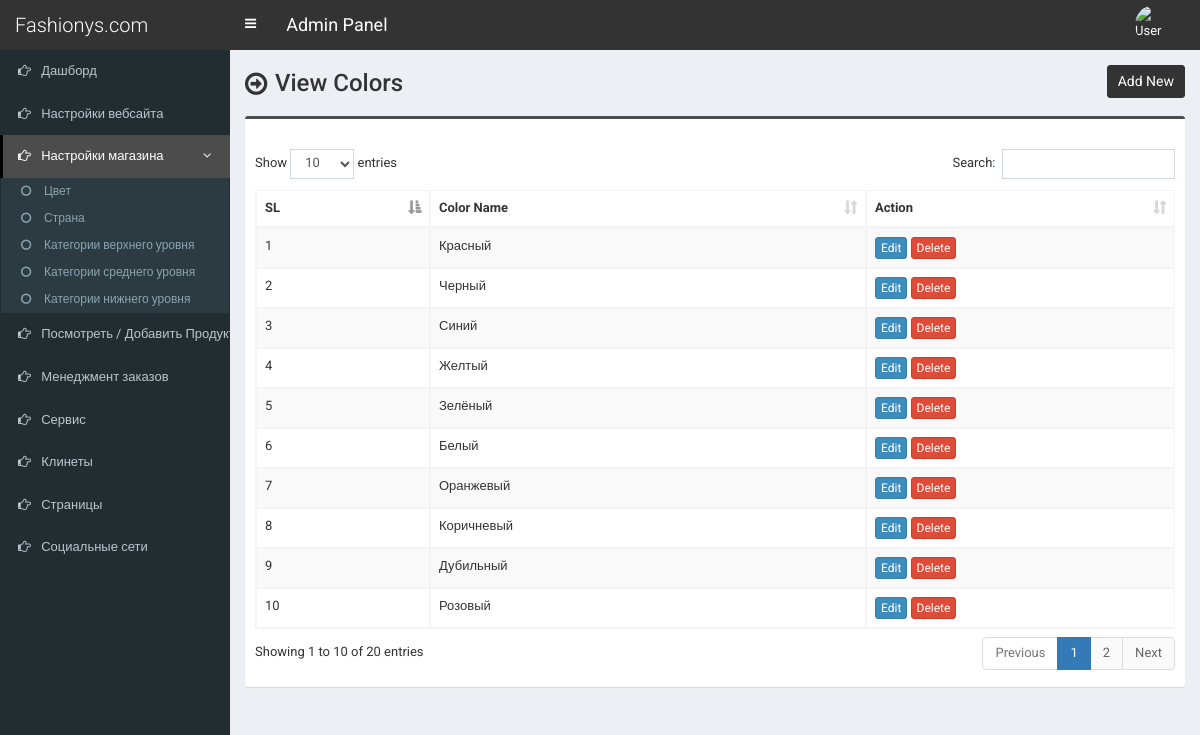
/admin/color.php (signed in), run on the app's committed database.
### tables this page shows
CREATE TABLE `tbl_color` (
  `color_id` int(11) NOT NULL,
  `color_name` varchar(255) NOT NULL
);

### admin/color.php (the view, shortened to what this page needs)
<?php require_once('header.php'); ?>
<section class="content-header">
	<div class="content-header-left">
		<h1>View Colors</h1>
	</div>
	<div class="content-header-right">
		<a href="color-add.php" class="btn btn-primary btn-sm">Add New</a>
	</div>
</section>
<section class="content">
  <div class="row">
    <div class="col-md-12">
      <div class="box box-info">
        <div class="box-body table-responsive">
          <table id="example1" class="table table-bordered table-striped">
			<thead>
			    <tr>
			        <th>SL</th>
			        <th>Color Name</th>
			        <th>Action</th>
			    </tr>
			</thead>
            <tbody>
            	<?php
            	$i=0;
            	$statement = $pdo->prepare("SELECT * FROM tbl_color ORDER BY color_id ASC");
            	$statement->execute();
            	$result = $statement->fetchAll(PDO::FETCH_ASSOC);
            	foreach ($result as $row) {
            		$i++;
            		?>
					<tr>
	                    <td><?php echo $i; ?></td>
	                    <td><?php echo $row['color_name']; ?></td>
	                    <td>
	                        <a href="color-edit.php?id=<?php echo $row['color_id']; ?>" class="btn btn-primary btn-xs">Edit</a>
	                        <a href="#" class="btn btn-danger btn-xs" data-href="color-delete.php?id=<?php echo $row['color_id']; ?>" data-toggle="modal" data-target="#confirm-delete">Delete</a>
	                    </td>
	                </tr>
            		<?php
            	}
            	?>
            </tbody>
          </table>
        </div>
      </div>
</section>
<?php require_once('footer.php'); ?>

### admin/style.css (style rules this page uses)
body { font-size: 13px; font-family: 'Roboto', sans-serif; }
.content-header>h1, .content-header .content-header-left h1 { font-family: 'Roboto', sans-serif; }
.box-info { padding-top: 20px; }
.content-header { overflow: hidden; }
.content-header .content-header-left { float: left; padding-top: 5px; }
.content-header .content-header-right { float: right; }
.content-header .content-header-left h1 { margin-top: 0; margin-bottom: 0; padding-left: 30px; padding-bottom: 5px; font-size: 24px; position: relative; }
.content-header .content-header-left h1:before { position: absolute; top: 0; left: 0; font-family: 'FontAwesome', sans-serif; font-size: 26px; content: '\f18e'; }
.content-header .content-header-right a { position: relative; font-size: 14px; }
.box.box-info { border-top-color: #4c4c4c; }
.content-header .content-header-right a { background-color: #333333; border-color: #333333; }

### data on the page
tbl_color: color_name "Красный"
tbl_color: color_name "Черный"
tbl_color: color_name "Синий"
tbl_color: color_name "Желтый"
tbl_color: color_name "Зелёный"
tbl_color: color_name "Белый"
tbl_color: color_name "Оранжевый"
tbl_color: color_name "Коричневый"
tbl_color: color_name "Дубильный"
tbl_color: color_name "Розовый"
